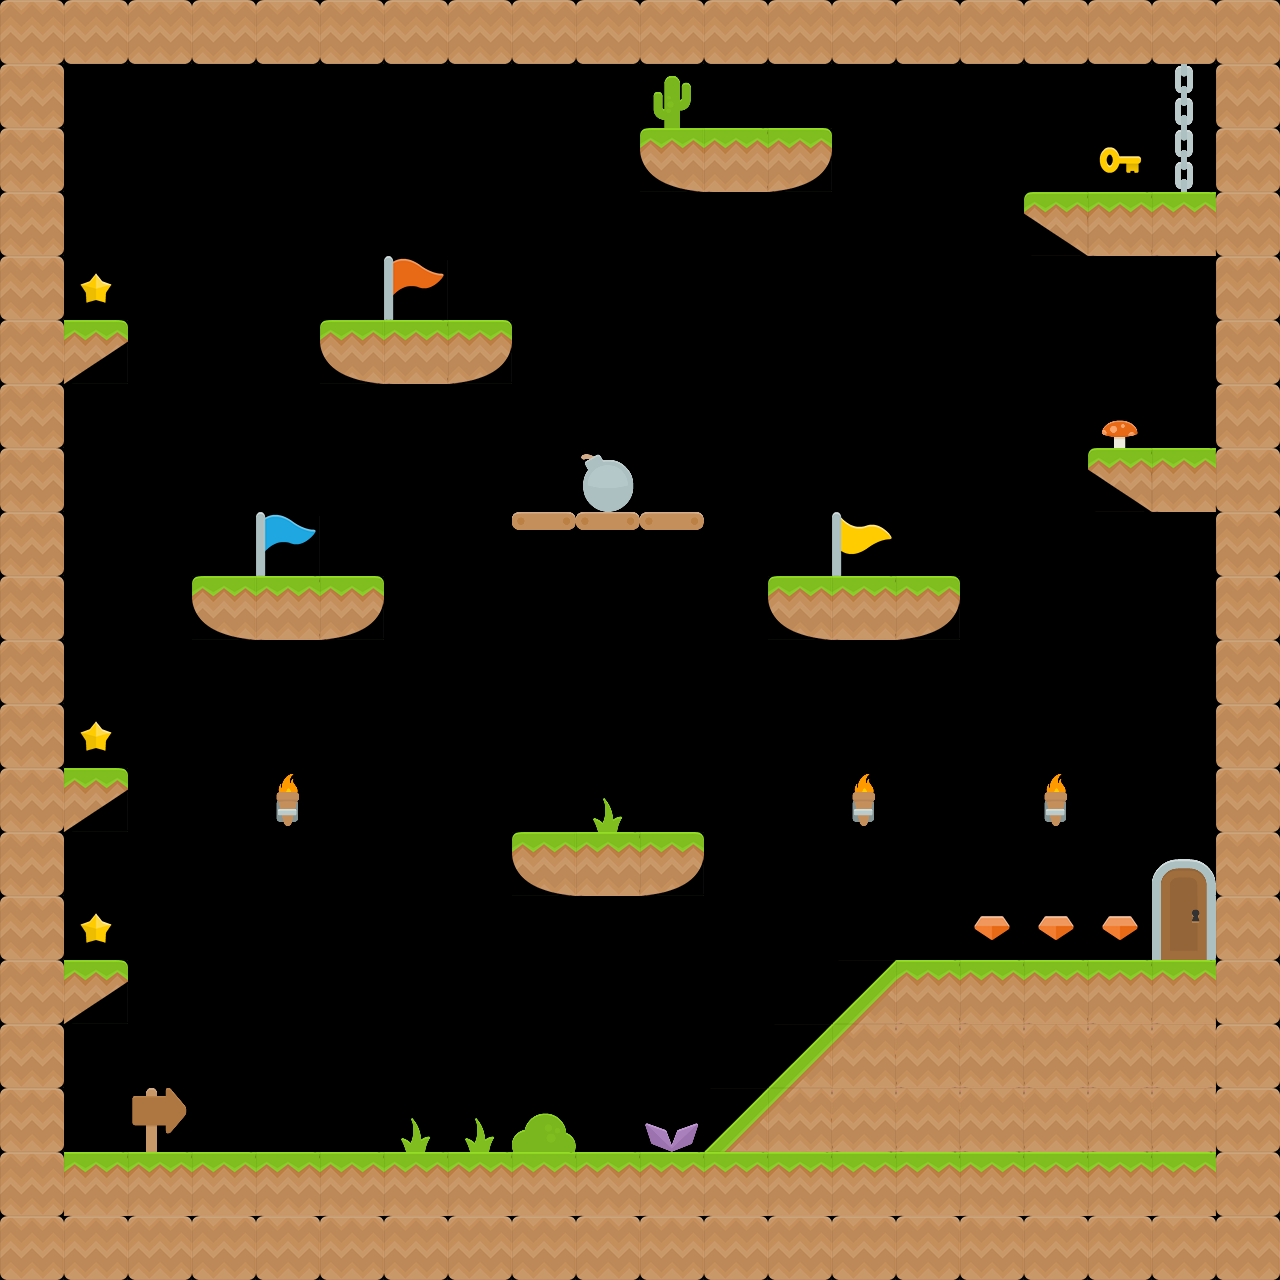

Below is a game level as drawn by its tile map, then a one-line description and the .tmx that defines it (tile-layer data replaced by summaries):
An orthogonal 20x20 tile map with 64x64 px tiles, 3 tile layers (Tile Layer 1, Tile Layer 2, Tile Layer 3), 3 tilesets.

<map version="1.0" orientation="orthogonal" renderorder="right-down" width="20" height="20" tilewidth="64" tileheight="64" nextobjectid="1">
 <tileset firstgid="1" name="kenny_ground_64x64" tilewidth="64" tileheight="64">
  <image source="../tiles/kenny_ground_64x64.png" width="512" height="1024" />
 </tileset>
 <tileset firstgid="129" name="kenny_items_64x64" tilewidth="64" tileheight="64">
  <image source="../tiles/kenny_items_64x64.png" width="512" height="256" />
 </tileset>
 <tileset firstgid="161" name="kenny_platformer_64x64" tilewidth="64" tileheight="64">
  <image source="../tiles/kenny_platformer_64x64.png" width="320" height="1024" />
 </tileset>
 <layer name="Tile Layer 1" width="20" height="20">
  <data>[400 cells, 138 non-empty, 9 distinct tile ids]</data>
 </layer>
 <layer name="Tile Layer 2" width="20" height="20">
  <data>[400 cells, 10 non-empty, 6 distinct tile ids]</data>
 </layer>
 <layer name="Tile Layer 3" width="20" height="20">
  <data>[400 cells, 19 non-empty, 12 distinct tile ids]</data>
 </layer>
</map>
